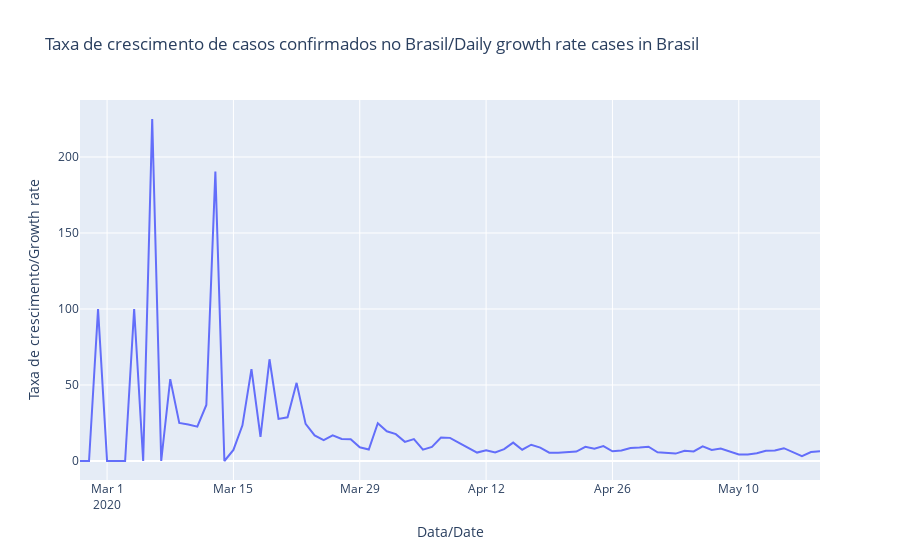

This figure's notebook cell:
### Code cell
first_day = brasil.observation_date.loc[brasil.confirmed > 0].min()
px.line(x=pd.date_range(first_day, brasil.observation_date.max())[1:],
        y=daily_rate, title='Taxa de crescimento de casos confirmados no Brasil/Daily growth rate cases in Brasil',
       labels={'y':'Taxa de crescimento/Growth rate', 'x':'Data/Date'})
